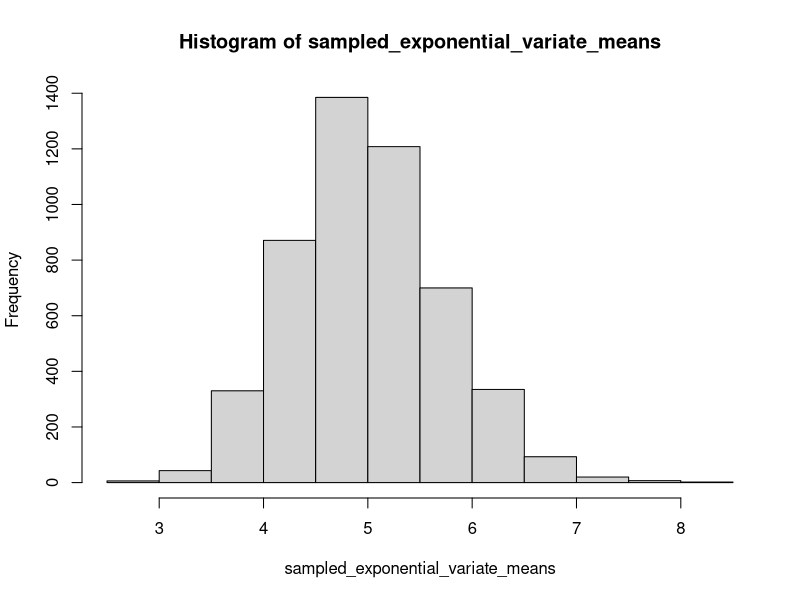
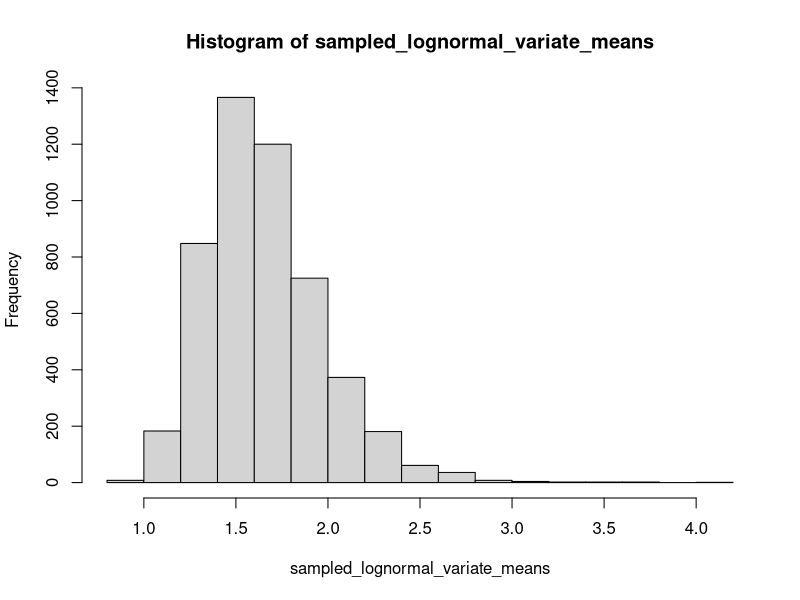
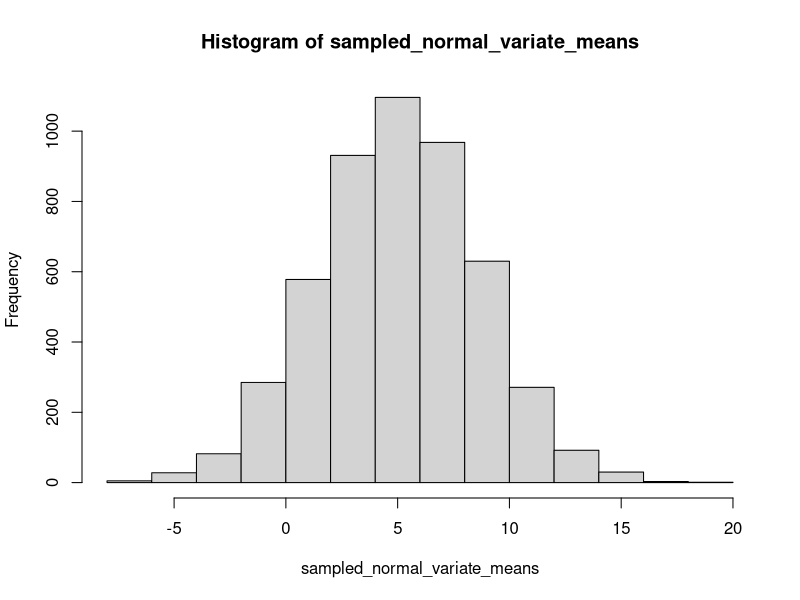

The R source for these figures, in order:
#Central Limit Theorem Example
#no tidyverse packages, base R

#exponential distribution, mean 5, rate 1/5 ----
exponential_variates <- rexp(n=1000000,rate=1/5)

#sample just 50 of the 1M variates, 5000 times
sampled_exponential_variate_means <- numeric(length=5000)
sampled_exponential_variate_std <- numeric(length=5000)

for(i in 1:5000){
sampled_exponential_variates <- sample(x=exponential_variates,
                                       size=50,
                                       replace = FALSE)
sampled_exponential_variate_means[i] <- mean(sampled_exponential_variates)
sampled_exponential_variate_std[i] <- sd(sampled_exponential_variates)
}

#compare the mean of the exponential variates, to the mean of the sampled means
mean_exponential_variates <- mean(exponential_variates)
mean_sampled_exponential_variate_means <- mean(sampled_exponential_variate_means)
#histogram of the sampled means, verify it looks close to normally distributed
hist(sampled_exponential_variate_means)
#ratio will be very close to 1
mean_exponential_variates/mean_sampled_exponential_variate_means




#lognormal distribution, meanlog 0, sdlog 1 ----
lognormal_variates <- rlnorm(1000000, meanlog=0,sdlog=1)

#sample just 50 of the 1M variates, 5000 times
sampled_lognormal_variate_means <- numeric(length=5000)
sampled_lognormal_variate_std <- numeric(length=5000)

for(i in 1:5000){
  sampled_lognormal_variates <- sample(x=lognormal_variates,
                                         size=50,
                                         replace = FALSE)
  sampled_lognormal_variate_means[i] <- mean(sampled_lognormal_variates)
  sampled_lognormal_variate_std[i] <- sd(sampled_lognormal_variates)
}

#compare the mean of the lognormal variates, to the mean of the sampled means
mean_lognormal_variates <- mean(lognormal_variates)
mean_sampled_lognormal_variate_means <- mean(sampled_lognormal_variate_means)
#histogram of the sampled means, verify it looks close to normally distributed
hist(sampled_lognormal_variate_means)
#ratio will be very close to 1
mean_lognormal_variates/mean_sampled_lognormal_variate_means



#bimodal normal distribution: mean 30 SD 5, mean -20 SD 4 ----
normal_variates <- c(rnorm(n=500000,mean=30,sd=5),rnorm(n=500000,mean=-20,sd=4))


#sample just 50 of the 1M variates, 5000 times
sampled_normal_variate_means <- numeric(length=5000)
sampled_normal_variate_std <- numeric(length=5000)

for(i in 1:5000){
  sampled_normal_variates <- sample(x=normal_variates,
                                       size=50,
                                       replace = FALSE)
  sampled_normal_variate_means[i] <- mean(sampled_normal_variates)
  sampled_normal_variate_std[i] <- sd(sampled_normal_variates)
}

#compare the mean of the normal variates, to the mean of the sampled means
mean_normal_variates <- mean(normal_variates)
mean_sampled_normal_variate_means <- mean(sampled_normal_variate_means)
#histogram of the sampled means, verify it looks close to normally distributed
hist(sampled_normal_variate_means)
#ratio will be very close to 1
mean_normal_variates/mean_sampled_normal_variate_means
